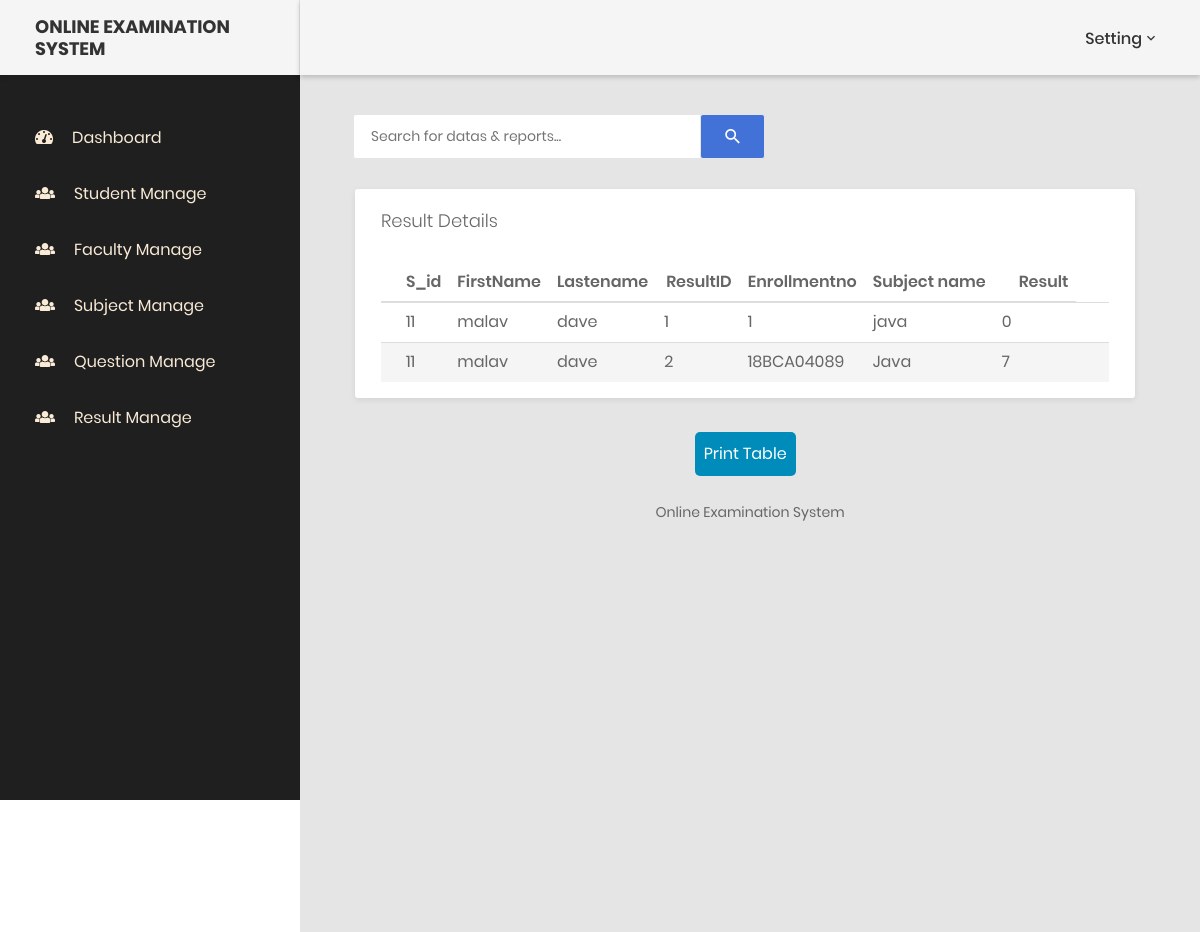
Screenshot of /admin/result.php with the database file from the repository.
### tables this page shows
CREATE TABLE `result_master` (
  `R_id` int(10) NOT NULL,
  `S_id` int(10) NOT NULL,
  `E_enrollmentno` varchar(20) NOT NULL,
  `sub_name` varchar(50) NOT NULL,
  `R_score` varchar(40) NOT NULL
);

CREATE TABLE `student_master` (
  `S_id` int(100) NOT NULL,
  `S_fname` text NOT NULL,
  `S_lname` text NOT NULL,
  `S_email` text NOT NULL,
  `S_phone` int(10) NOT NULL,
  `S_password` text NOT NULL
);

### admin/result.php (the view, shortened to what this page needs)
<!DOCTYPE html>
<html lang="en">
<head>
   <link rel="stylesheet" href="assets/bootstrap.min.css">
   <link rel="stylesheet" href="assets/style.css">
   <link rel="stylesheet" href="assets/main.css">
</head>
<?php include "header.php"; ?>
<?php
   include "../connection.php";
    if(isset($_POST['submit'])){
        $search = $_POST['search'];
        $result = mysqli_query($con, "SELECT student_master.S_id,S_fname,S_lname,R_id,E_enrollmentno,sub_name,R_score FROM student_master WHERE S_id=$search INNER JOIN result_master ON student_master.S_id = result_master.S_id ");
         $count = mysqli_num_rows($result);
    }else{
        $sql="SELECT student_master.S_id,S_fname,S_lname,R_id,E_enrollmentno,sub_name,R_score FROM student_master INNER JOIN result_master ON student_master.S_id = result_master.S_id";
        $result=mysqli_query($con,$sql);
        $count = mysqli_num_rows($result);
    }
?>
<body class="animsition">
<?php include "sidebar.php"; ?>
        <div class="page-container">
            <div class="main-content" id="main-content">
                <div class="section__content section__content--p30">
                <form class="form-header" action="" method="POST">
                                <input class="au-input au-input--xl" type="text" name="search" placeholder="Search for datas &amp; reports..." />
                                <button class="au-btn--submit" type="submit" name="submit">
                                    <i class="zmdi zmdi-search"></i>
                                </button>
                            </form>
                    <div id="container-fluid" class="container-fluid">
                    <div class="row m-t-30">
                    <div class="row">
                    <div class="col-md-12" >
							    <div class="panel" id="tab"  >
								        <div class="panel-heading" >
									    <h3 class="panel-title">Result Details</h3>
								         </div>
								        <div class="panel-body">
									    <table class="table table-striped" >
										    <thead>
											    <tr>
                                                    <th>S_id</th>
                                                    <th >FirstName</th>
							                        <th>Lastename</th>
												    <th id="sid">ResultID</th>
												    <th>Enrollmentno</th>
                                                    <th>Subject name</th>
                                                    <th>Result</th>
											    </tr>
										    </thead>
										<tbody>
                                        <?php
                                        if($count > 0) {
                                            while($data = mysqli_fetch_assoc($result)){
                                        ?>
                                            <tr>
                                                <td><?php echo $data['S_id']; ?></td>
                                                <td><?php echo $data['S_fname']; ?></td>
                                                <td><?php echo $data['S_lname']; ?></td>
                                                <td><?php echo $data['R_id']; ?></td>
                                                <td><?php echo $data['E_enrollmentno']; ?></td>
                                                <td><?php echo $data['sub_name']; ?></td>
                                                <td><?php echo $data['R_score']; ?></td>
                                                <td>
                                            </tr>
                                           <?php
                                        }
                                            }
                                           ?>
                                        </tbody>
                                    </table>
                        </div>
                           </div>
                                    <p id="print">
                                         <input   class ="button button2"  type="button" value="Print Table" onclick="myApp.printTable()" />
                                    </p>
                            </div>
                </div>
            </div>
        </div>
        </div>
    <?php include "footer.php"; ?>
    </body>
    </html>

### admin/assets/main.css (style rules this page uses)
html { position: relative; min-height: 100%; }
body { background-color: #F3F5F8; font-family: "Source Sans Pro", sans-serif; font-size: 15px; color: #676a6d; }
th { font-weight: 600; }
.main-content { padding: 28px 10px; }
.panel { -webkit-border-radius: 3px; -moz-border-radius: 3px; border-radius: 3px; -moz-box-shadow: 0 2px 6px rgba(0, 0, 0, 0.08); -webkit-box-shadow: 0 2px 6px rgba(0, 0, 0, 0.08); box-shadow: 0 2px 6px rgba(0, 0, 0, 0.08); background-color: #fff; margin-bottom: 30px; }
.panel .panel-heading, .panel .panel-body, .panel .panel-footer { padding-left: 25px; padding-right: 25px; }
.panel .panel-heading { padding-top: 20px; padding-bottom: 20px; position: relative; }
.panel .panel-heading .panel-title { margin: 0; font-size: 18px; font-weight: 300; }
.panel .panel-body { padding-top: 10px; padding-bottom: 15px; }
.panel .table > thead > tr > td:first-child, .panel .table > thead > tr > th:first-child, .panel .table > tbody > tr > td:first-child, .panel .table > tbody > tr > th:first-child, .panel .table > tfoot > tr > td:first-child, .panel .table > tfoot > tr > th:first-child { padding-left: 25px; }
.panel .table > thead > tr > td:last-child, .panel .table > thead > tr > th:last-child, .panel .table > tbody > tr > td:last-child, .panel .table > tbody > tr > th:last-child, .panel .table > tfoot > tr > td:last-child, .panel .table > tfoot > tr > th:last-child { padding-left: 25px; }

### admin/result.php (style rules this page uses)
#main-content { padding-top: 10px !important; min-height: 100vh; }
#sid { padding-left: 10px !important; }
#container-fluid { padding-left: 30px !important; }
.form-header { padding-left: 13px; }
.button { background-color: #008CBA; border-radius:5px; color: white; padding: 9px 9px; text-align: center; text-decoration: none; display: inline-block; font-size: 16px; margin: 4px 4px; transition-duration: 0.4s; cursor: pointer; }
#print { text-align:center; }

### rows the page displays
result_master: S.S_id "11", S.S_fname "malav", S.S_lname "dave", R_id "1", E_enrollmentno "1", sub_name "java", R_score "0"
result_master: S.S_id "11", S.S_fname "malav", S.S_lname "dave", R_id "2", E_enrollmentno "18BCA04089", sub_name "Java", R_score "7"
